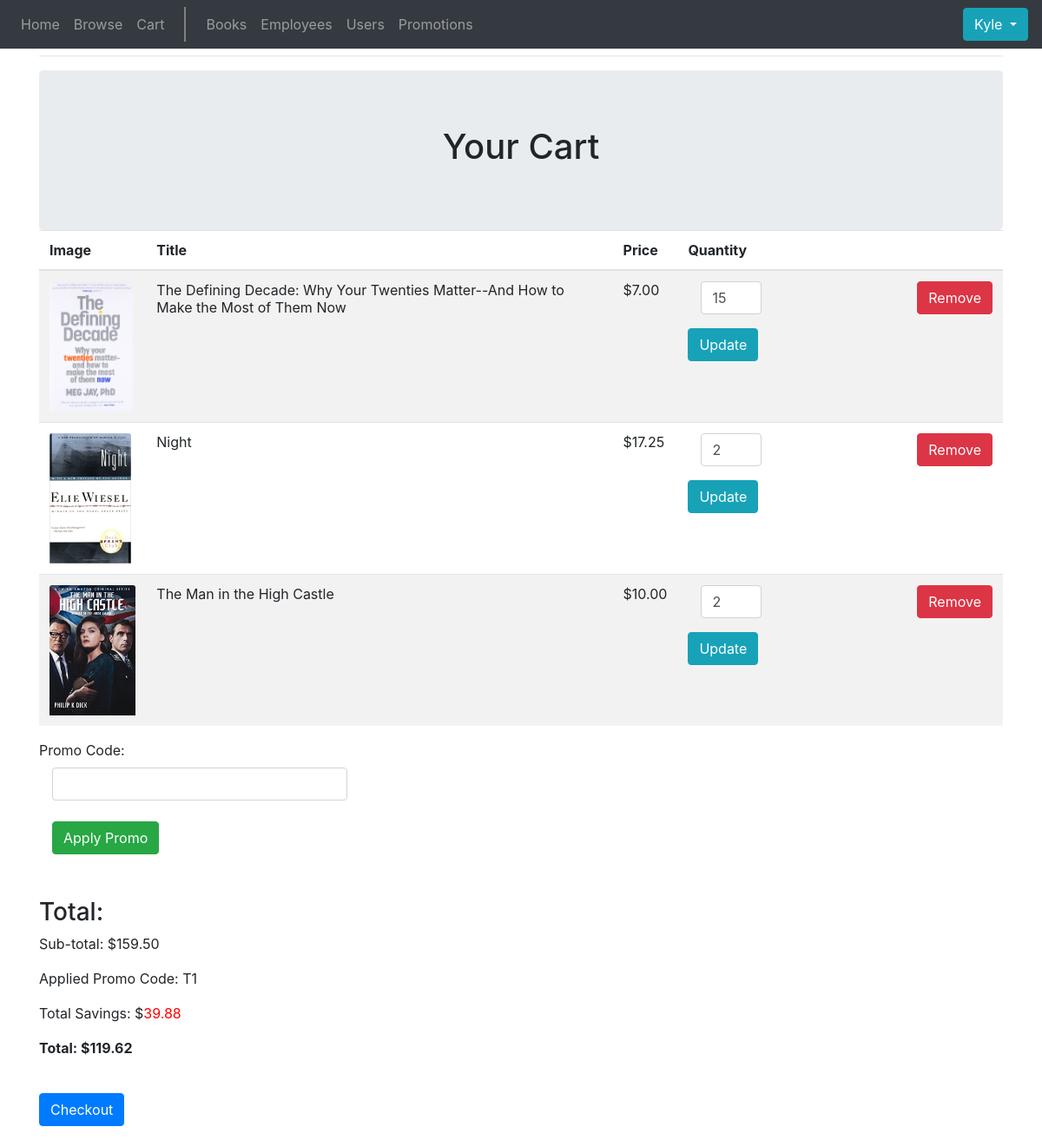
/cart.html (signed in), run on the app's committed database.
### app/models.py (models this page shows, shortened)
class User(UserMixin, db.Model):
    id = db.Column(db.Integer, primary_key=True)
    first_name = db.Column(db.String(50), nullable=False, index=True)
    last_name = db.Column(db.String(50), nullable=False, index=True)
    email = db.Column(db.String(50), unique=True, nullable=False, index=True)
    password_hash = db.Column(db.String(128), nullable=False)
    address = db.Column(db.String(75), nullable=True)
    card_num = db.Column(db.String(128), nullable=True)
    subscribed = db.Column(db.Boolean, nullable=False)
    active = db.Column(db.Boolean, nullable=False)
    email_val = db.Column(db.Integer, nullable=True)
    admin = db.Column(db.Boolean, nullable=True)
    card_exp = db.Column(db.String(128), nullable=True)
    cardtype = db.Column(db.String(1), nullable=True)
    last_four = db.Column(db.String(4), nullable=True)

class ListItem(db.Model):
    id = db.Column(db.Integer, primary_key=True, unique=True, index=True)
    order_id = db.Column(db.Integer, nullable=False)
    book_item = db.Column(db.Integer, nullable=False)
    book_quantity = db.Column(db.Integer, nullable=False)

class Book(db.Model):
    isbn = db.Column(db.Integer, primary_key=True, unique=True, index=True, nullable=False)
    title = db.Column(db.String(50), nullable=False)
    edition = db.Column(db.String(50), nullable=False)
    author = db.Column(db.String(50), nullable=False)
    genre = db.Column(db.String(50), nullable=False)
    book_cover = db.Column(db.String(75), nullable=False)
    publisher = db.Column(db.String(50), nullable=False)
    year_pub = db.Column(db.Integer, index=True)
    buying_price = db.Column(db.Numeric(), nullable=False)
    selling_price = db.Column(db.Numeric(), nullable=False)
    num_stock = db.Column(db.Integer, nullable=False)
    def get_selling_price(self):
        return round(self.selling_price,2)

class Order(db.Model):
    id = db.Column(db.Integer, primary_key=True, unique=True, index=True)
    user_id = db.Column(db.Integer)
    status =db.Column(db.String(25), nullable=False)
    total = db.Column(db.Numeric(), nullable=False)
    discount_total = db.Column(db.Numeric(), nullable=True)
    promo_id = db.Column(db.Integer, nullable=True)
    shipping_info = db.Column(db.String(75), nullable=True)
    card_num = db.Column(db.String(128), nullable=True)
    card_exp = db.Column(db.String(128), nullable=True)
    cardtype = db.Column(db.String(1), nullable=True)
    last_four = db.Column(db.String(4), nullable=True)
    confirmation_num = db.Column(db.Integer, unique=True)
    order_date = db.Column(db.DateTime, index=True)
    def get_discount_total(self):
        return round(self.discount_total,2)

class Promotion(db.Model):
    id = db.Column(db.Integer, primary_key=True, unique=True, index=True)
    promo_code = db.Column(db.String(12), nullable=False)
    percentage = db.Column(db.Numeric(), nullable=False)
    start_date = db.Column(db.DateTime, nullable=False)
    end_date = db.Column(db.DateTime, nullable=False)

### app/routes.py (the view, shortened to what this page needs)
@app.route('/cart.html', methods=['GET', 'POST'])
def cart_page():
    orderId=None
    if current_user.is_authenticated:
        if Order.query.filter_by(user_id=current_user.id, status="current").first():
            orderId = Order.query.filter_by(user_id=current_user.id, status="current").first().id
    elif session.get('orderId'):
        orderId = session.get('orderId')
    display_items = []
    changed = False
    for item in ListItem.query.filter_by(order_id=orderId):
        book = Book.query.filter_by(isbn=item.book_item).first()
        if item.book_quantity > book.num_stock:
            item.book_quantity = book.num_stock
            changed = True
        display_items.append([item, book])
    if changed:
        db.session.commit()
        flash("One or more items in your cart had quantity that exceeded stock and have been updated")
        return redirect('cart.html')
    order=Order.query.filter_by(id=orderId, status="current").first()
    if not order:
        flash("Please add items to your cart before viewing cart")
        return redirect('browse.html')
    promo=request.args.get('promo')
    if promo is None:
        if Promotion.query.filter_by(id=order.promo_id).first():
            promo = Promotion.query.filter_by(id=order.promo_id).first().promo_code
    promotion=None if not promo else Promotion.query.filter_by(promo_code=promo).first()
    order.promo_id = promotion.id if promotion else None
    total=0
    for i, j in display_items:
        total+=i.book_quantity*j.get_selling_price()
    order.total=Decimal(round(total, 3))
    dt=datetime.combine(date.today(), datetime.min.time())
    valid_date=False if promotion is None else (dt > promotion.start_date and dt < promotion.end_date)
    if promo and valid_date:
        total = Decimal(round(total, 3)) #This one stays
        total*=1-promotion.percentage
    order.discount_total=Decimal(round(total, 3))
    total=order.get_discount_total()
    db.session.commit()
    form = Checkout()
    if current_user.is_authenticated:
        if current_user.card_num and current_user.card_exp and current_user.last_four:
            order.card_num = current_user.card_num
            order.card_exp = current_user.card_exp
            order.last_four = current_user.last_four
            order.cardtype = current_user.cardtype
            form = CheckoutOptional()
    if request.method == 'GET' and current_user.is_authenticated:
        form.address.data = current_user.address
    return render_template('cart.html',title='view cart', items=display_items, form=form,order=order,promo=(promo is not None and valid_date, promo))

### app/forms.py
class Checkout(FlaskForm):
    address = StringField('Address', validators=[DataRequired()])
    cardtype = SelectField(u'Card Type', choices = [('c',"Credit"), ('d',"Debit")], validators = [DataRequired()])
    card_num=IntegerField('Credit Card Number', validators=[DataRequired()])
    card_exp = StringField('Expiration Date', validators=[Regexp("\d{2}\/\d{4}"),DataRequired()])
    card_cvv=IntegerField('CVV', validators=[DataRequired()])
    submit = SubmitField('submit')

class CheckoutOptional(FlaskForm):
    address = StringField('Address', validators=[Optional()])
    cardtype = SelectField(u'Card Type', choices = [('c',"Credit"), ('d',"Debit")], validators = [Optional()])
    card_num=IntegerField('Credit Card Number', validators=[Optional()])
    card_exp = StringField('Expiration Date', validators=[Regexp("\d{2}\/\d{4}"),Optional()])
    card_cvv=IntegerField('CVV', validators=[DataRequired()])
    submit = SubmitField('submit')

### app/models.py (called while the page is built)
@login.user_loader
def load_user(id):
    return User.query.get(int(id))

### app/templates/cart.html (shortened to what this page needs)
{% extends "nav_base.html" %}
{% block content %}
<body class = "container .pt-3">
	<div class="jumbotron text-center" style="margin-bottom:0">
   <h1>Your Cart</h1>
 </div>
 <table class="table table-striped">
  <thead>
    <tr>
      <th>Image</th>
      <th>Title</th>
      <th>Price</th>
      <th>Quantity</th>
      <th></th>
    </tr>
  </thead>
  <tbody>
    {% for item in items %}
    <tr>
      <td><img class="card-img-top" src="static/{{item[1].book_cover}}" alt="Card image" style="height:150;width:auto"></td>
      <td>{{item[1].title}}</td>
      <td>${{"{:.2f}".format(item[1].get_selling_price())}}</td>
      <td>
          <form action="{{ url_for('update_quantity', id=item[0].id) }}" method="get">
            <span>
              <div class="form-group col-md-5">
                <input type="text" class="form-control" value="{{item[0].book_quantity}}" name="quantity"></input>
              </div>
              <input type="submit" class="btn btn-info" value="Update">
            </span>
          </form>
      </td>
      <td><a class="btn btn-danger" href = "/remove_from_cart:{{item[0].id}}" role = "button">Remove</a></td>
    </tr>
    {% endfor %}
  </tbody>
</table>
<form action="/cart.html" method="get">
  <span>
    <label for="inputZip">Promo Code: </label>
    <div class="form-group col-md-4">
      <input type="text" class="form-control" value="" name="promo"></input><br>
      <input type="submit" class="btn btn-success" value="Apply Promo">
    </div>
  </span>
</form>
<h3><br>Total:</h3>
<p>Sub-total: ${{"{:.2f}".format(order.total)}}</p>
{% if promo[0] %}
<p>Applied Promo Code: {{promo[1]}}</p>
{% endif %}
<p>Total Savings: $<span style="color:red;">{{"{:.2f}".format(order.total - order.discount_total)}}</span> </p>
<p><b>Total: ${{"{:.2f}".format(order.discount_total)}}</b></p>
<br>
{% if items == []%}
<p>Add items to cart to checkout.</p>
{% else %}
{% if current_user.is_authenticated %}
{%if current_user.active %}
<button type="button" class="btn btn-primary" data-toggle="modal" data-target="#shippingconfirm">
  Checkout
</button><br>
{% else %}
<p>Only Registered users can checkout, please confirm your email.</p><br>
<a class = "btn btn-primary" href = "register.html" role = "button">Confirm Email</a><br>
{% endif %}
{% else %}
<p>Only Registered users can checkout, please register and confirm your email.</p><br>
<a class = "btn btn-primary" href = "create_account.html" role = "button">Register</a><br>
{% endif %}
{% endif %}
</body>
{% endblock %}

### app/templates/nav_base.html (shortened to what this page needs)
<html lang="en">
<head>
  <link rel="stylesheet" href="https://maxcdn.bootstrapcdn.com/bootstrap/4.4.1/css/bootstrap.min.css">
</head>
<body>
	<nav class="navbar navbar-expand-sm bg-dark navbar-dark fixed-top">
	  <div class="collapse navbar-collapse" id="collapsibleNavbar">
	    <ul class="navbar-nav">
	      <li class="nav-item">
	        <a class="nav-link" href="index.html">Home</a>
	      </li>
	      <li class="nav-item">
	        <a class="nav-link" href="browse.html">Browse</a>
	      </li>
	   	  <li class="nav-item">
	   	    <a class="nav-link" href="cart.html">Cart</a>
	   	  </li>
	   	  {% if current_user.admin %}
        <div style="border-left: 2px solid grey; height: 40px; margin-right: 15px; margin-left: 15px"></div>
	   	  <li class="nav-item">
	        <a class="nav-link" href="booklist.html">Books</a>
	      </li>
	      <li class="nav-item">
	        <a class="nav-link" href="employeelist.html">Employees</a>
	      </li>
	      <li class="nav-item">
	        <a class="nav-link" href="userlist.html">Users</a>
	      </li>
	   	  <li class="nav-item">
	       <a class="nav-link" href="promotionlist.html">Promotions</a>
	      </li>
	      {% endif %}
		</ul>
	  </div>
	<div class="dropdown">
  		<button type="button" class="btn btn-info dropdown-toggle" data-toggle="dropdown">
        {% if current_user.is_anonymous %}
		Account
		{% else %}
		{{current_user.first_name}}
        {% endif %}
  		</button>
	</div>
	</nav>
	<h1 class = "text-center">About us:</h1>
	<hr>
</body>
{% block content %}{% endblock %}

### data on the page
User: first_name "Kyle"
ListItem: book_cover (picture), title "The Defining Decade: Why Your Twenties Matter--And How to Make the Most of Them Now", quantity "15"
Book: selling_price "7.00"
ListItem: book_cover (picture), title "Night", quantity "2"
Book: selling_price "17.25"
ListItem: book_cover (picture), title "The Man in the High Castle", quantity "2"
Book: selling_price "10.00"
Order: total "159.50", order.total-order.discount_total "39.88", discount_total "119.62"
Promotion: promo_code "T1"
